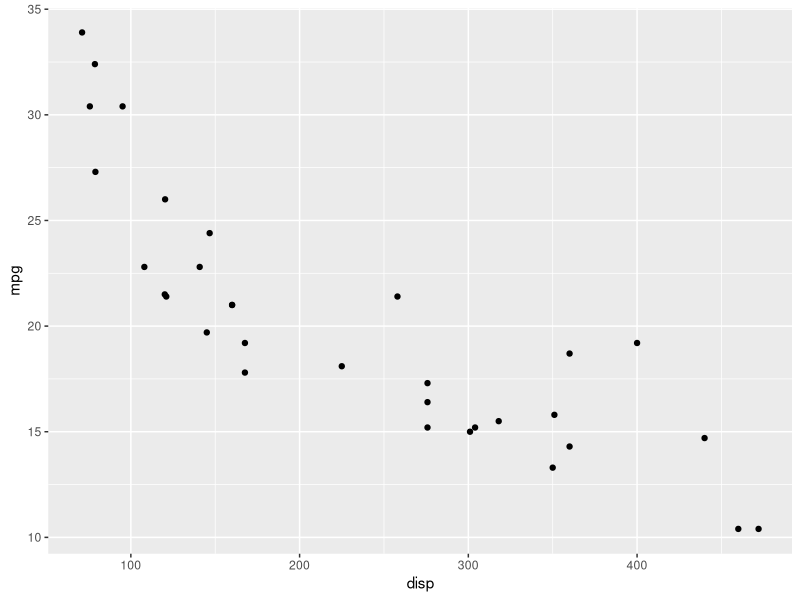
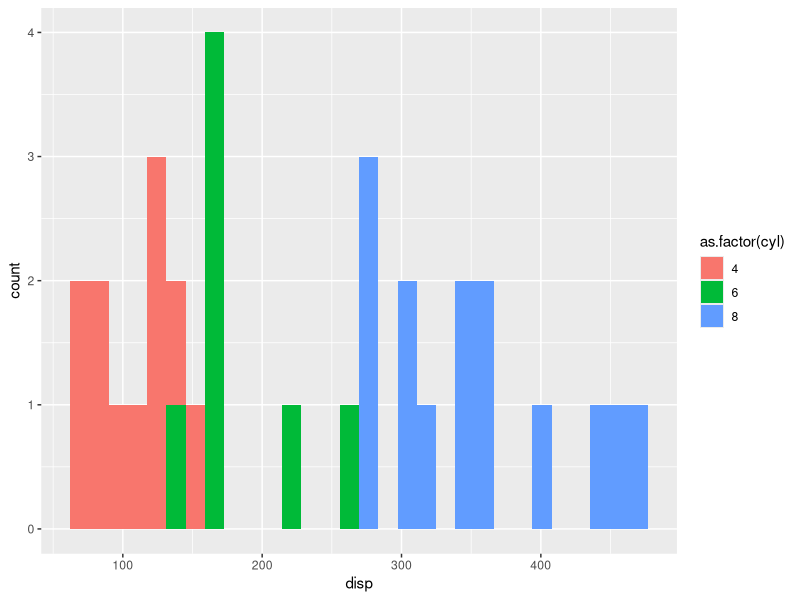

These charts were generated, in order, by the following R code:
# Exercicios Capitulo 3

# Exercicio 1 - Crie uma funcao que receba e vetores como parametro, converta-os em um dataframe e imprima
vec1 <- c(3,2,4,32,5,32,5,3,4)
vec2 <- c(2,43,4,6,3,6,56,3,4)

dataframe <- function(x, y){
  df <- data.frame(cbind(x,y))
  print(df)
}

dataframe(vec1,vec2)
#-----------------------------------------------------------------------

# Exercicio 2 - Crie uma matriz com 4 linhas e 4 colunas preenchida
#com numeros inteiros e calcule a media de cada linha
# apply(dados, margem, funcao)
# margem = 1 -> media por linhas
# margem = 2 -> media por colunas

mat <- matrix(c(1:16), nrow = 4, ncol = 4)
mat
mean_by_row <- apply(mat,1,mean)
print(mean_by_row)

#-----------------------------------------------------------------------

# Exercicio 3 - Considere o dataframe abaixo. Calcule a media por disciplina
escola <- data.frame(Aluno = c('Alan', 'Alice', 'Alana', 'Aline', 'Alex', 'Ajay'),
                     Matematica = c(90, 80, 85, 87, 56, 79),
                     Geografia = c(100, 78, 86, 90, 98, 67),
                     Quimica = c(76, 56, 89, 90, 100, 87))
escola
# Criando um novo dataframe apenas com as ultimas 3 colunas
new_df <- data.frame(escola[,c(2:4)])
apply(new_df, 1, mean)

result <- apply(escola[,c(2,3,4)], 2, mean)
print(result)
#-----------------------------------------------------------------------

# Exercicio 4 - Cria uma lista com 3 elementos, todos numéricos
# e calcule a soma de todos os elementos da lista

lista <- list(a = (1:50), b = (1:5), c = (1:10))
lista
do.call(sum,lista)
?do.call

#-----------------------------------------------------------------------

# Exercicio 5 - Transforme a lista anterior um vetor
vector <- unlist(lista)
print(vector)
#-----------------------------------------------------------------------
# Exercicio 6 - Considere a string abaixo. Substitua a palavra textos por frases
str <- c("Expressoes", "regulares", "em linguagem R", 
         "permitem a busca de padroes", "e exploracao de textos",
         "podemos buscar padroes em digitos",
         "como por exemplo",
         "10992451280")
gsub("textos","frases", str)

#-----------------------------------------------------------------------

# Exercicio 7 - Usando o dataset mtcars, crie um grafico com ggplot do
# tipo scatter plot. Use as colunas disp e mpg nos eixos x e y respectivamente.

library(ggplot2)
ggplot(mtcars, aes(x = disp, y = mpg)) + geom_point()


#-----------------------------------------------------------------------

# Exercicio 8 - Usando o exemplo anterior, explore outros tipos de gráficos

library(ggplot2)
head(mtcars)
ggplot(mtcars, aes(x = disp, fill = as.factor(cyl))) + geom_histogram()
#-----------------------------------------------------------------------
